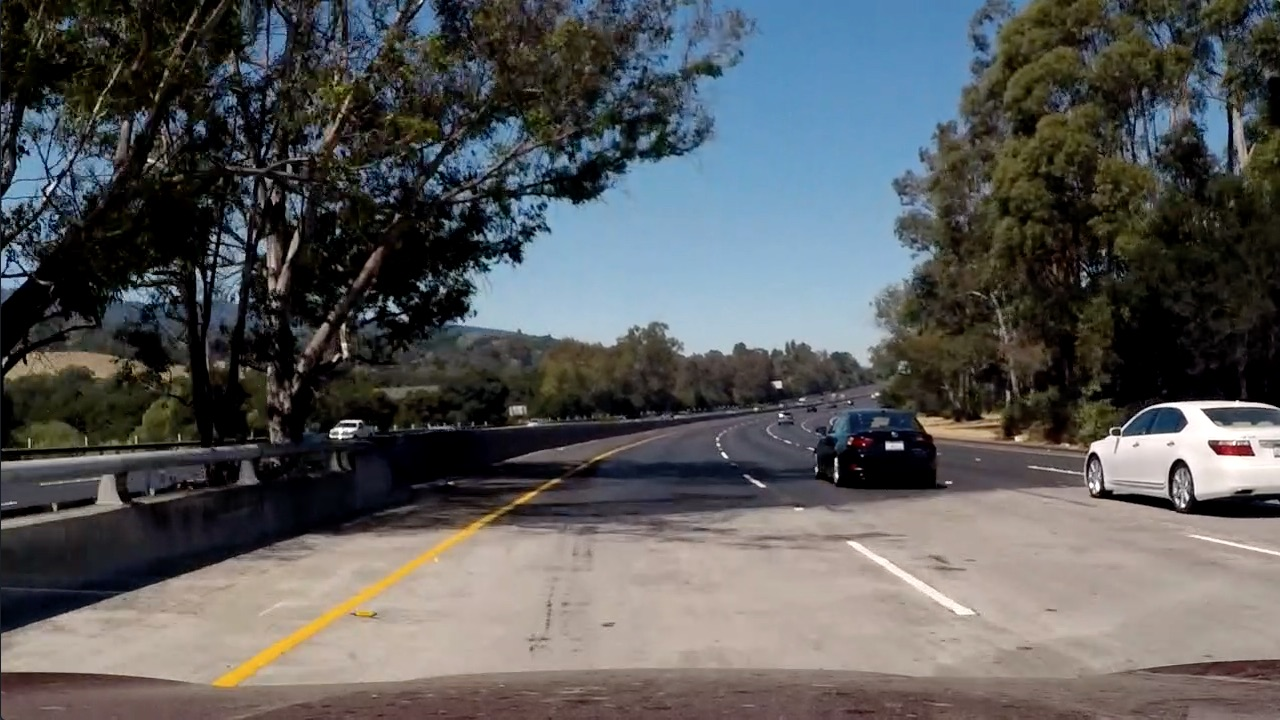
#> input picture color-shadow-example.jpg, 1280 x 720 px
$ python -i lanelinefinder.py   (imports and definitions only)   (older library calls are emulated)
#> lines starting #> are read from the running program, lines starting #| are printed output that depends on the picture; after the words box and inside, x2 and y2 are one past the last pixel; in counts of white or black regions, pixels touching at a corner belong together
#!/usr/bin/env python3
# Advanced Lane Line Finding
# Johannes Kadak

# Imports
import numpy as np
import cv2
import pickle
import math
import os
from moviepy.editor import VideoFileClip
from collections import deque


# Distance average seems to be 600, so let's allow values from 600 - MAXDEV to 600 + MAXDEV
DISTANCE_AVG = 600
DISTANCE_MAXDEV = 90

# Saturation and lightness thresholds
SAT_THRESH = (120, 255)
LIG_THRESH = (40, 255)

# Sobel filter thresholds
SOBEL_ORIENT = 'x'
SOBEL_THRESH = (12, 255)

# Image sizes passed into the finder, for reference
IMAGE_WIDTH = 1280
IMAGE_HEIGHT = 720

# Transformation coordinates - source and destination
TRANSFORM_SRC = np.array([
    [577, 464],
    [707, 464],
    [289, 663],
    [1019, 663]
], dtype=np.float32)

TRANSFORM_DST = np.array([
    [361, 0],
    [963, 0],
    [361, 720],
    [963, 720]
], dtype=np.float32)

# Calculate transform matrices before time
TRANSFORM = cv2.getPerspectiveTransform(TRANSFORM_SRC, TRANSFORM_DST)
INV_TRANSFORM = cv2.getPerspectiveTransform(TRANSFORM_DST, TRANSFORM_SRC)

# Use example code pixel/meter constants

# On the y-axis, meters/px
Y_M_PX = 30/720
# On the x-axis, meters/px
X_M_PX = 3.7/700


#
# Calculate the absolute Sobel threshold
# img : np.array(x, y) - the grayscaled image to threshold
# orient : char        - Sobel orientation, either 'x' or 'y'
# thresh : tuple(2)    - a tuple of (lower, upper) threshold from 0-255
# returns the new masked image
def abs_sobel_thresh(img, orient=SOBEL_ORIENT, thresh=SOBEL_THRESH):
    # Apply the following steps to img
    # 2) Take the derivative in x or y given orient = 'x' or 'y'
    if orient == 'x':
        sobeled = cv2.Sobel(img, cv2.CV_64F, 1, 0, ksize=3)
    else:
        sobeled = cv2.Sobel(img, cv2.CV_64F, 0, 1, ksize=3)

    # 3) Take the absolute value of the derivative or gradient
    sobeled = np.absolute(sobeled)

    # 4) Scale to 8-bit (0 - 255) then convert to type = np.uint8
    sobeled = np.uint8(sobeled / np.max(sobeled) * 255.0)

    # 5) Create a mask of 1's where the scaled gradient magnitude
            # is > thresh_min and < thresh_max
    mask = np.zeros_like(sobeled)
    mask[(sobeled > thresh[0]) & (sobeled < thresh[1])] = 1

    return mask

#
# Take a threshold of the grayscaled image with lower and upper bounds
# img : np.array(x, y) - the grayscaled image to threshold
# thresh : tuple(2)    - a tuple of lower and upper thresholds from 0 to 255
# returns the new thresholded image
def thresh(img, thresh=SAT_THRESH):
    mask = np.zeros_like(img)
    mask[(img >= thresh[0]) & (img < thresh[1])] = 1
    return mask

#
# Undistort an image using the camera matrices calculated/loaded ahead of time
# The camera matrix must be stored as mtx, and the distribution vectors as dist.
# returns the new undistorted image
def undistort(image):
    return cv2.undistort(image, mtx, dist, None, mtx)

#
# Implement the full image threshold pipeline for detecting lane lines
# Uses the Saturation and Lightness channels of the image to detect lane lines via thresholds. More details in the
# writeup.
# img : np.array(x, y, 3) - a RGB image
# returns the new thresholded image
def thresh_pipeline(img):
    hls   = cv2.cvtColor(img, cv2.COLOR_RGB2HLS)
#> hls: shape (720, 1280, 3); mean of channels 0, 1, 2 55.5, 89.2, 70.1
    h_channel = hls[:,:,0]
    l_channel = hls[:,:,1]
    s_channel = hls[:,:,2]

    b_sblx = abs_sobel_thresh(s_channel)
#> in abs_sobel_thresh, `sobeled = cv2.Sobel(img, cv2.CV_64F, 1, 0, ksize=3)`:
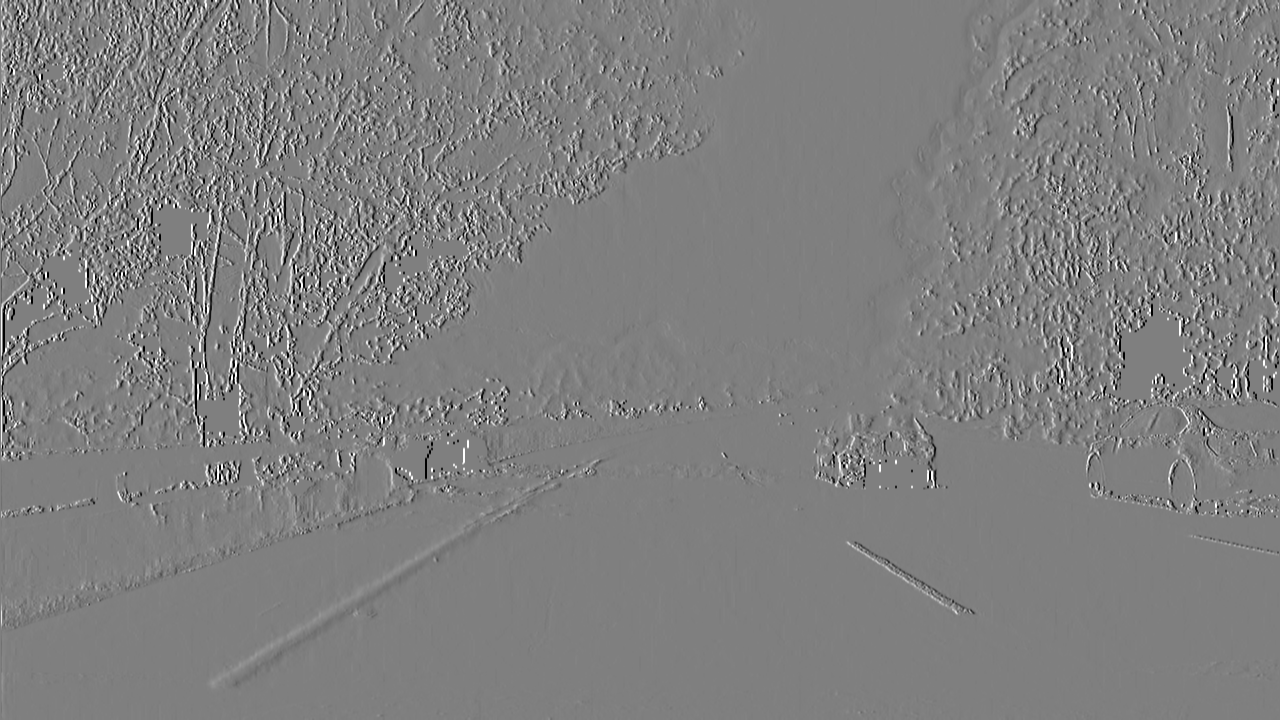
#> sobeled: shape (720, 1280) float64; min -1020, max 1020, mean 0; drawn with min black and max white
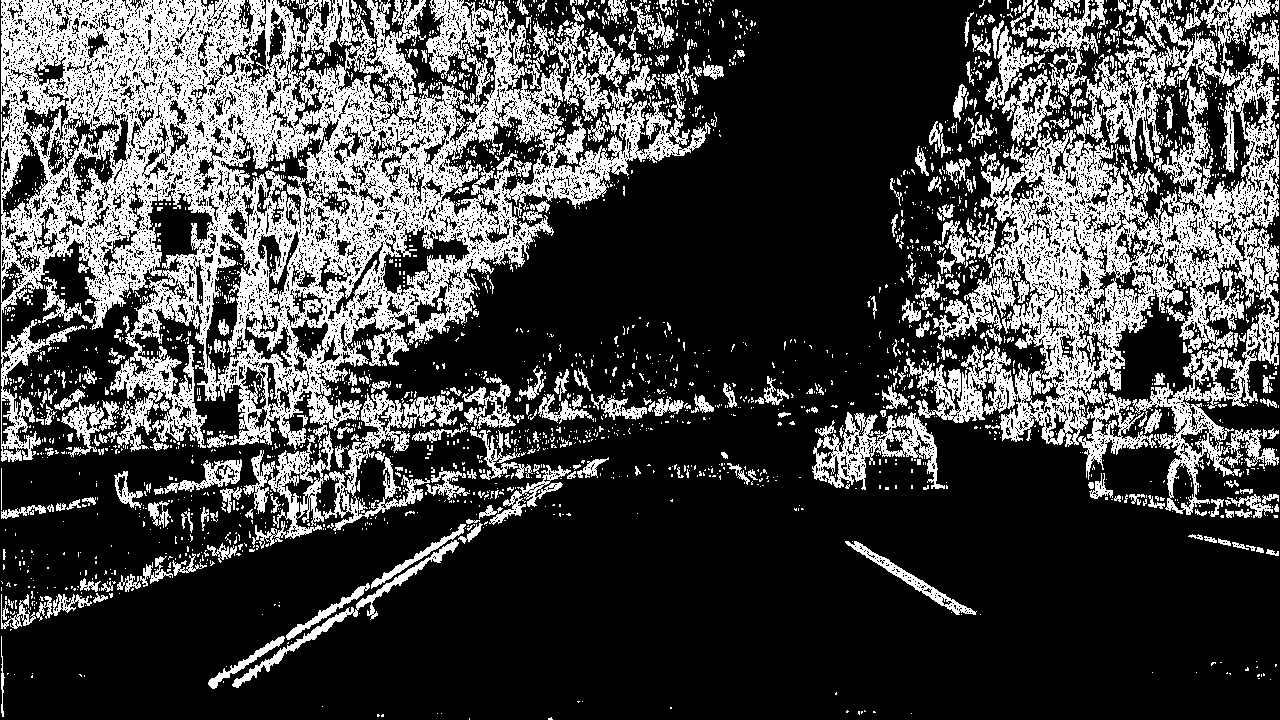
#> b_sblx: shape (720, 1280); values 0 (black) and 1 (white), 27.5% white; 2919 white regions (2553 under 20 px), largest, box (x1, y1, x2, y2) and area: (1, 0, 711, 462) 124247, (906, 0, 1279, 515) 60784, (252, 390, 436, 549) 6725

    s_thr = thresh(s_channel, SAT_THRESH)
#> s_thr: shape (720, 1280); values 0 (black) and 1 (white), 6.9% white; 8041 white regions (7585 under 20 px), largest, box (x1, y1, x2, y2) and area: (213, 520, 482, 688) 3779, (247, 473, 421, 540) 3108, (1, 593, 100, 628) 1487
    l_thr = thresh(l_channel, LIG_THRESH)
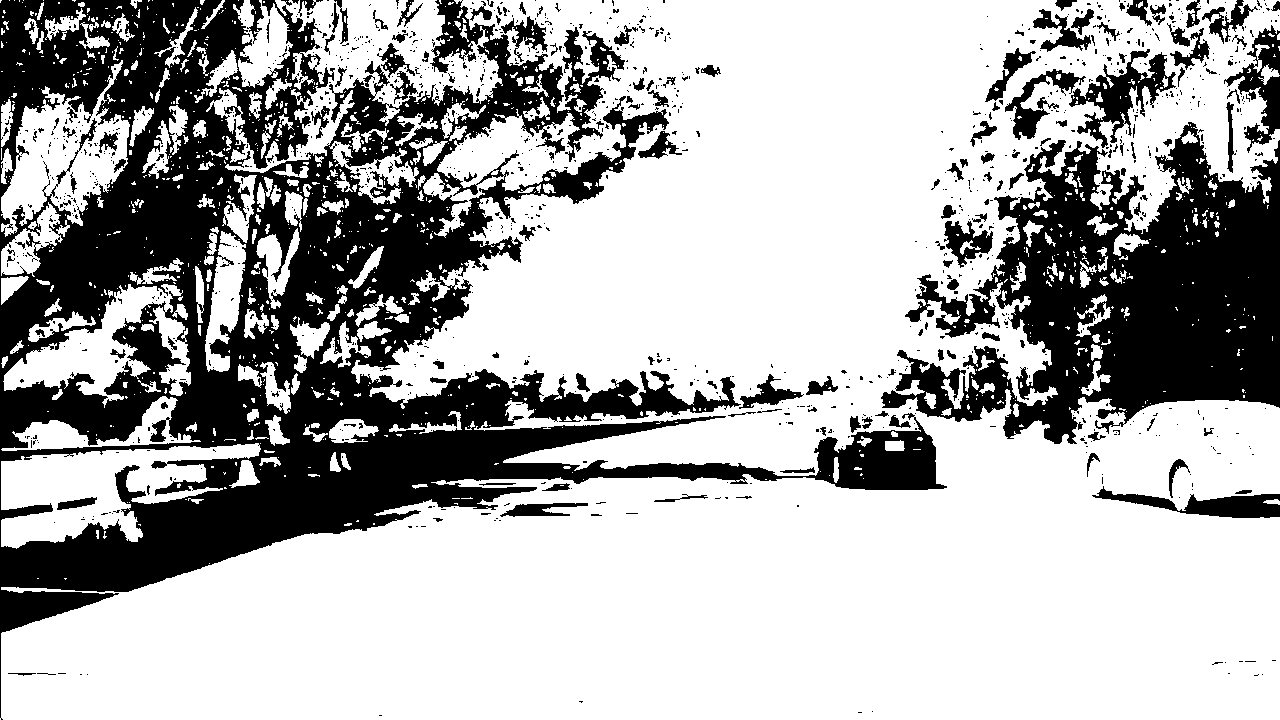
#> l_thr: shape (720, 1280); values 0 (black) and 1 (white), 68% white; 1180 black regions (1025 under 20 px), largest, box (x1, y1, x2, y2) and area: (0, 0, 947, 720) 198602, (881, 122, 1280, 444) 64727, (1069, 49, 1176, 148) 3418

    mask = np.zeros_like(s_channel)
    mask[(b_sblx == 1) | (s_thr == 1) & (l_thr == 1)] = 1
    print("Threshold result", mask.shape)
    return mask

#
# Implements the entire transform pipeline to transform the perspective image into a birds-eye view image.
def transform_pipeline(img):
    img = cv2.warpPerspective(img, TRANSFORM, (img.shape[1], img.shape[0]))
    return img

# Process an image entirely by thresholding and transforming the image.
# [16 lines left out: function process, not called in this run]

# The Lane Line Finding algorithm lives inside here.
# It's a separate class because it keeps internal state.
class LaneFinder:
    def __init__(self):

        # True if the last frame was found to have a good fit
        self.we_good = False

        # A deque for left-lane fitting data in the form of np.array([A, B, C])
        self.left_fit = deque(maxlen=10)
        # A deque for right-lane fitting data in the form of np.array([A, B, C])
        self.right_fit = deque(maxlen=10)

        # X-coordinates for the left-fit polynomial. Used for generating imagery and calculating curvatures.
        self.left_fitx = None
        # X-coordinates for the right-fit polynomial
        self.right_fitx = None

        # A simple linear space from 0 to 719 to match the X-coordinates in the left/right fits
        self.ploty = np.linspace(0, 719, 720 )

    #
    # Find the lane line curvature for the left and right lanes, in meters.
    # Returns (left, right) the left and right curvatures in meters
    # [301 lines left out: functions calculate_curvature, distance_from_center, find_curve_radius, check_good, fit_lane, sliding_fit_find_lanes and 3 more, not called in this run]

#
# Entry point
#

# # Test on a few images


# Load the pre-trained camera matrix. The code for it exists in the iPython notebook.
# [2 lines not run here, left out]

lf = LaneFinder()

# Find and draw lanes on a given image.
# [15 lines left out: function run_image, not called in this run]

# [5 lines not run here, left out]

>>> import cv2
>>> picture = cv2.cvtColor(cv2.imread('color-shadow-example.jpg'), cv2.COLOR_BGR2RGB)
>>> result = thresh_pipeline(picture)
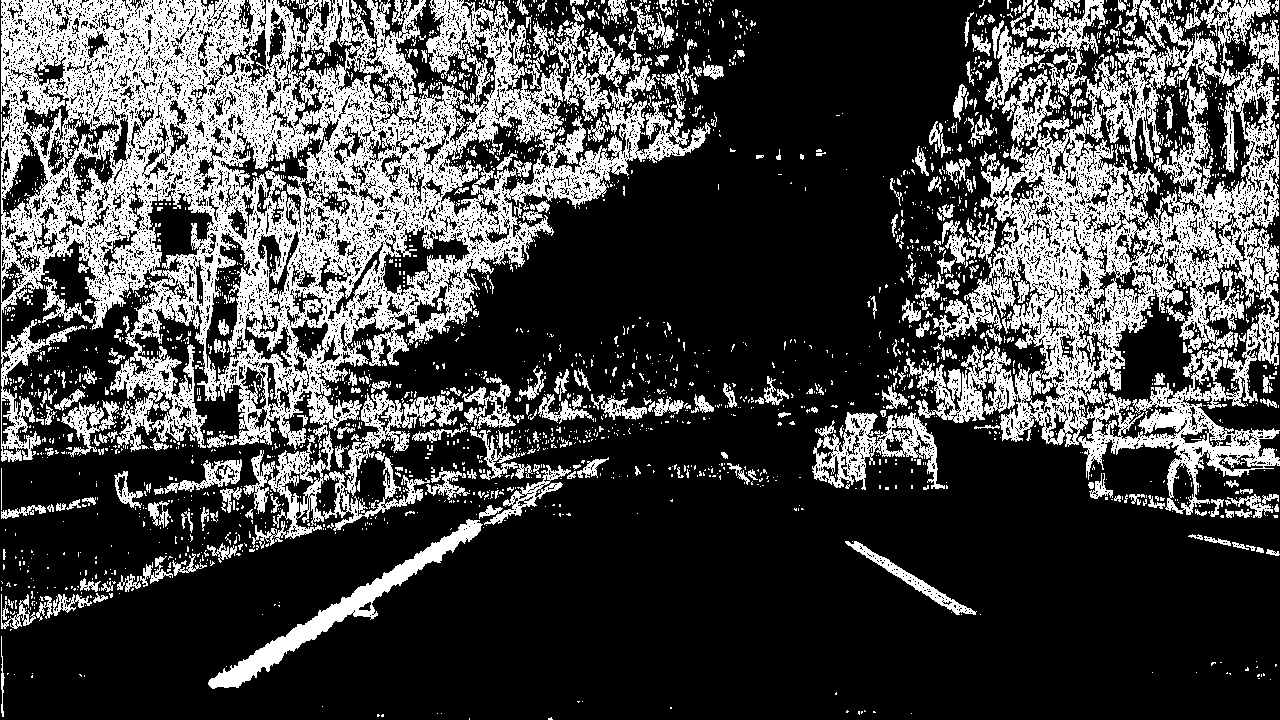
#> result: shape (720, 1280); values 0 (black) and 1 (white), 27.9% white; 2850 white regions (2492 under 20 px), largest, box (x1, y1, x2, y2) and area: (1, 0, 711, 462) 124470, (906, 0, 1280, 515) 62828, (252, 390, 436, 549) 6725

$ run again, on signs_vehicles_xygrad.png
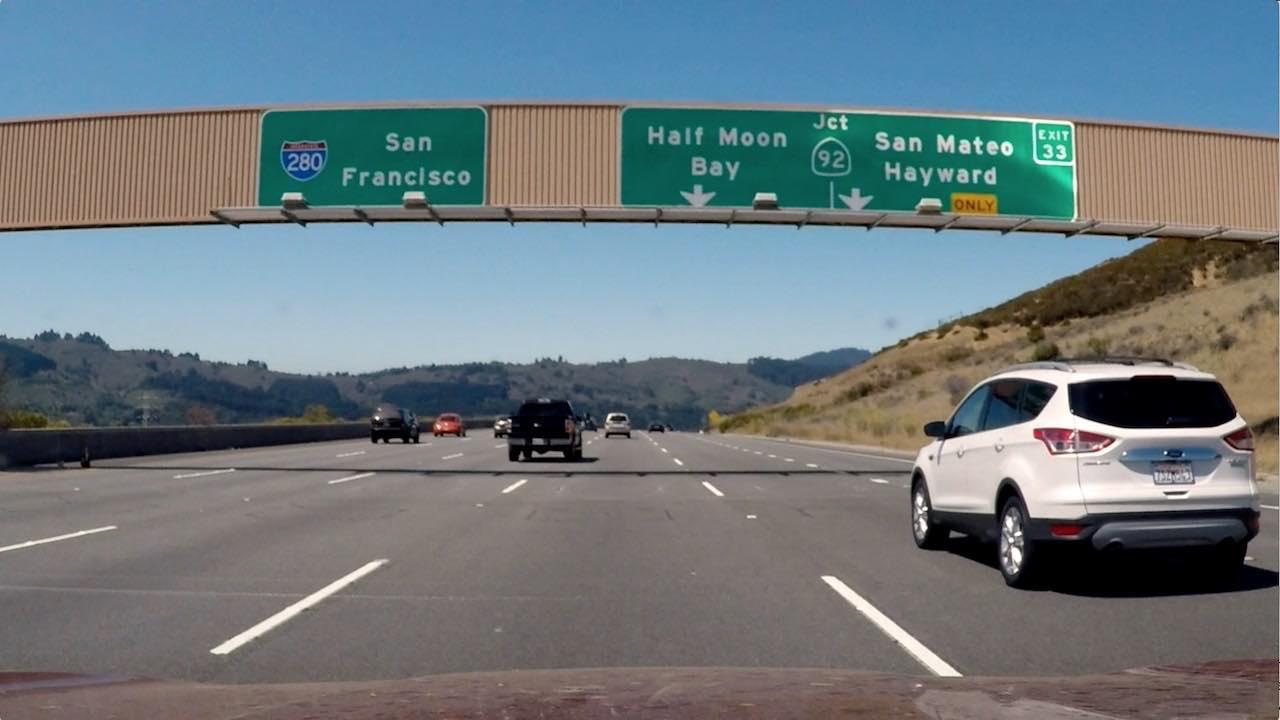
#> input picture signs_vehicles_xygrad.png, 1280 x 720 px
#> hls: shape (720, 1280, 3); mean of channels 0, 1, 2 60.2, 118.8, 64.7
#> in thresh_pipeline, `b_sblx = abs_sobel_thresh(s_channel)`:
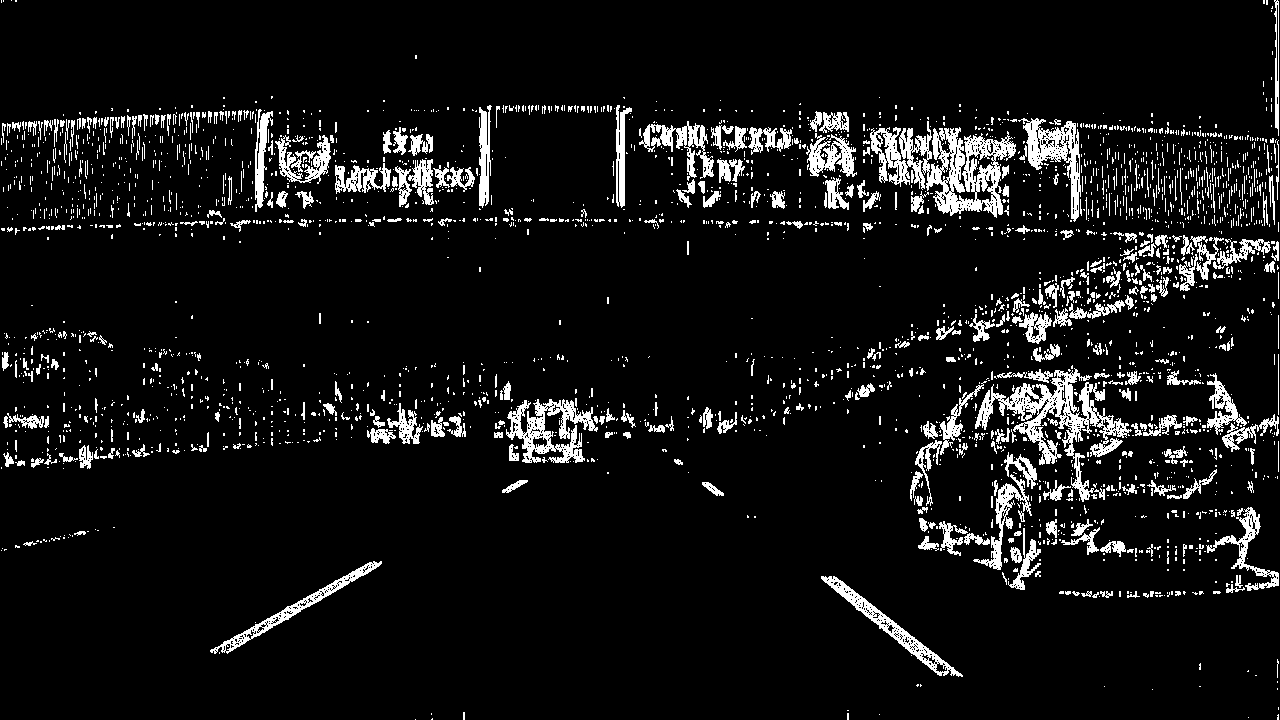
#> b_sblx: shape (720, 1280); values 0 (black) and 1 (white), 7.7% white; 2896 white regions (2501 under 20 px), largest, box (x1, y1, x2, y2) and area: (870, 121, 1016, 218) 5816, (975, 368, 1132, 502) 5017, (506, 399, 598, 463) 2552
#> s_thr: shape (720, 1280); values 0 (black) and 1 (white), 7.3% white; 1103 white regions (969 under 20 px), largest, box (x1, y1, x2, y2) and area: (622, 109, 1072, 217) 31873, (260, 109, 484, 206) 16995, (952, 195, 996, 213) 629
#> l_thr: shape (720, 1280); values 0 (black) and 1 (white), 94.8% white; 277 black regions (219 under 20 px), largest, box (x1, y1, x2, y2) and area: (917, 482, 1279, 598) 18958, (0, 411, 433, 471) 9646, (1069, 376, 1236, 428) 7139
#> `result = thresh_pipeline(picture)`:
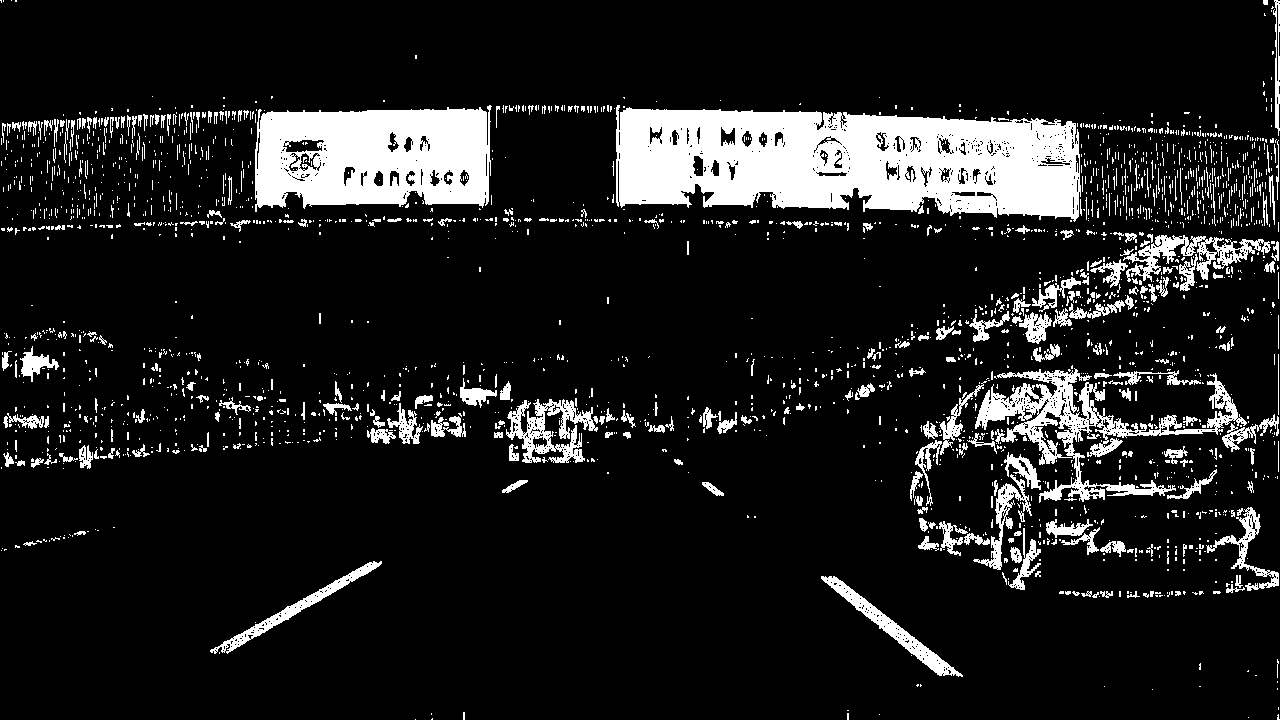
#> result: shape (720, 1280); values 0 (black) and 1 (white), 12.2% white; 2335 white regions (2020 under 20 px), largest, box (x1, y1, x2, y2) and area: (616, 105, 1081, 222) 39645, (255, 105, 492, 212) 19909, (975, 368, 1247, 503) 8575
